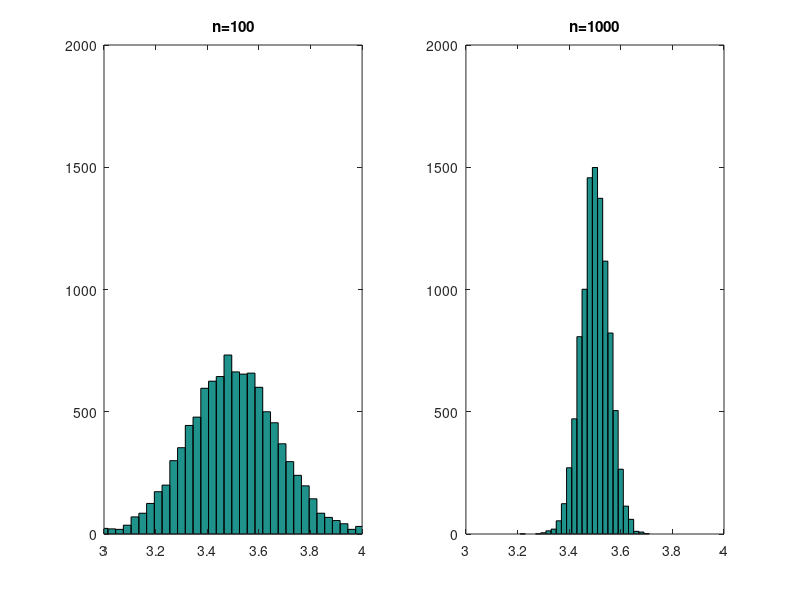

This figure's MATLAB source:
% manydice.m
% The result of a simulation is a random variable
% This program produces Figure 6.1 in the script
% (c) 2007 peter.gruber@unisg.ch 

clear;
n    = 100;                    % Number of dice throws *per simulation* ("sampe size") 
sims = 10000;                 % Number of *simulations* ("simulation size")

for i=1:sims                  % This loop generates n dice realizazions sims times
  dice = ceil(6*rand(1,n));   % Inside the loop, there is ONE simulation of n IID draws of the dice
  result(i) = mean(dice);     % Inside the loop, one result is the mean of a single simulation of n draws
end

subplot(1,2,1);               % Make 1 row, 2 colums of plots; select first one
hist(result,3:0.03:4);        % Make a histogram of the distribution of the sample mean realizations
                              % from drawing the dice
axis([3 4 0 2000]);           % Fix a common scale
title('n=100');               % Add a title


%% Now we repeat the whole exercise for n=1000
n    = 1000;                 % Number of dice throws *per simulation* ("sampe size") 

for i=1:sims                  % This loop generates n dice realizazions sims times
  dice = ceil(6*rand(1,n));   % Inside the loop, there is ONE simulation of n IID draws of the dice
  result(i) = mean(dice);     % Inside the loop, one result is the mean of a single simulation of n draws
end

subplot(1,2,2);               % Select second subplot
hist(result,3:0.02:4);        % Make a histogram of the distribution of the sample mean realizations
                              % from drawing the dice
axis([3 4 0 2000]);           % Fix a common scale
title('n=1000');              % Add a title

